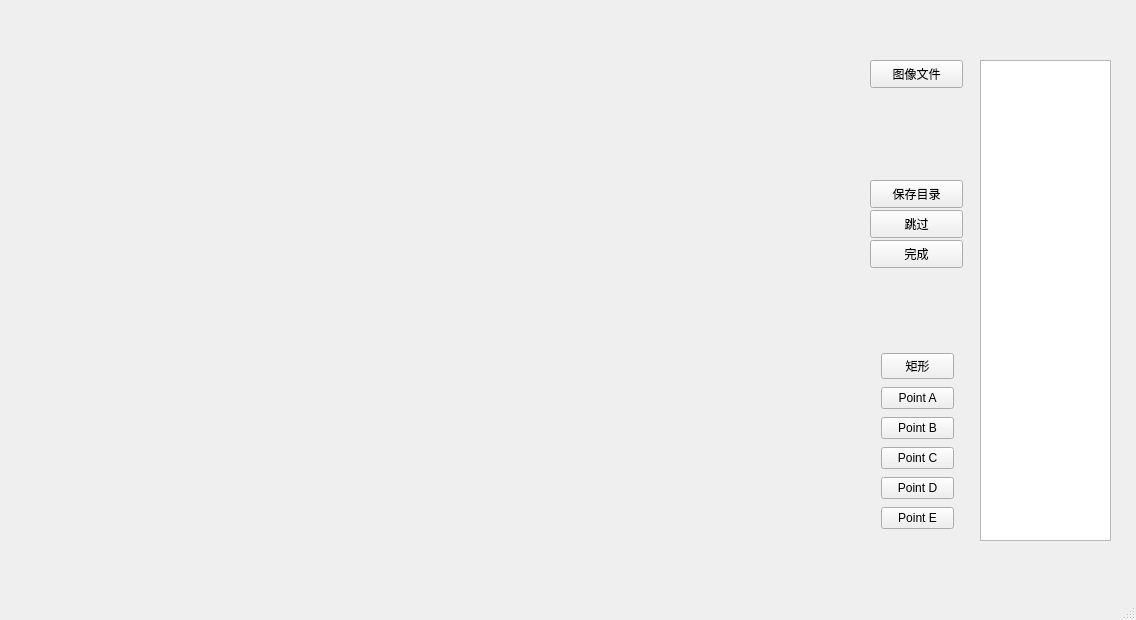
<?xml version="1.0" encoding="UTF-8"?>
<ui version="4.0">
 <class>MainWindow</class>
 <widget class="QMainWindow" name="MainWindow">
  <property name="geometry">
   <rect>
    <x>0</x>
    <y>0</y>
    <width>1136</width>
    <height>620</height>
   </rect>
  </property>
  <property name="windowTitle">
   <string>MainWindow</string>
  </property>
  <widget class="QWidget" name="centralWidget">
   <widget class="QPushButton" name="pButton_ImgList">
    <property name="geometry">
     <rect>
      <x>870</x>
      <y>60</y>
      <width>93</width>
      <height>28</height>
     </rect>
    </property>
    <property name="text">
     <string>图像文件</string>
    </property>
   </widget>
   <widget class="QListWidget" name="listWidget">
    <property name="geometry">
     <rect>
      <x>980</x>
      <y>60</y>
      <width>131</width>
      <height>481</height>
     </rect>
    </property>
    <property name="autoFillBackground">
     <bool>false</bool>
    </property>
    <property name="frameShape">
     <enum>QFrame::StyledPanel</enum>
    </property>
    <property name="selectionRectVisible">
     <bool>false</bool>
    </property>
   </widget>
   <widget class="QPushButton" name="saveButton">
    <property name="geometry">
     <rect>
      <x>870</x>
      <y>180</y>
      <width>93</width>
      <height>28</height>
     </rect>
    </property>
    <property name="text">
     <string>保存目录</string>
    </property>
   </widget>
   <widget class="QPushButton" name="skipButton">
    <property name="geometry">
     <rect>
      <x>870</x>
      <y>210</y>
      <width>93</width>
      <height>28</height>
     </rect>
    </property>
    <property name="text">
     <string>跳过</string>
    </property>
   </widget>
   <widget class="QPushButton" name="doneButton">
    <property name="geometry">
     <rect>
      <x>870</x>
      <y>240</y>
      <width>93</width>
      <height>28</height>
     </rect>
    </property>
    <property name="text">
     <string>完成</string>
    </property>
   </widget>
   <widget class="QWidget" name="layoutWidget">
    <property name="geometry">
     <rect>
      <x>870</x>
      <y>340</y>
      <width>95</width>
      <height>205</height>
     </rect>
    </property>
    <layout class="QVBoxLayout" name="verticalLayout">
     <item>
      <widget class="QPushButton" name="rectButton">
       <property name="text">
        <string>矩形</string>
       </property>
      </widget>
     </item>
     <item>
      <widget class="QPushButton" name="AButton">
       <property name="text">
        <string>Point A</string>
       </property>
      </widget>
     </item>
     <item>
      <widget class="QPushButton" name="BButton">
       <property name="text">
        <string>Point B</string>
       </property>
      </widget>
     </item>
     <item>
      <widget class="QPushButton" name="CButton">
       <property name="text">
        <string>Point C</string>
       </property>
      </widget>
     </item>
     <item>
      <widget class="QPushButton" name="DButton">
       <property name="text">
        <string>Point D</string>
       </property>
      </widget>
     </item>
     <item>
      <widget class="QPushButton" name="EButton">
       <property name="text">
        <string>Point E</string>
       </property>
      </widget>
     </item>
    </layout>
   </widget>
  </widget>
  <widget class="QMenuBar" name="menuBar">
   <property name="geometry">
    <rect>
     <x>0</x>
     <y>0</y>
     <width>1136</width>
     <height>26</height>
    </rect>
   </property>
  </widget>
  <widget class="QStatusBar" name="statusBar"/>
 </widget>
 <layoutdefault spacing="6" margin="11"/>
 <resources/>
 <connections/>
</ui>
